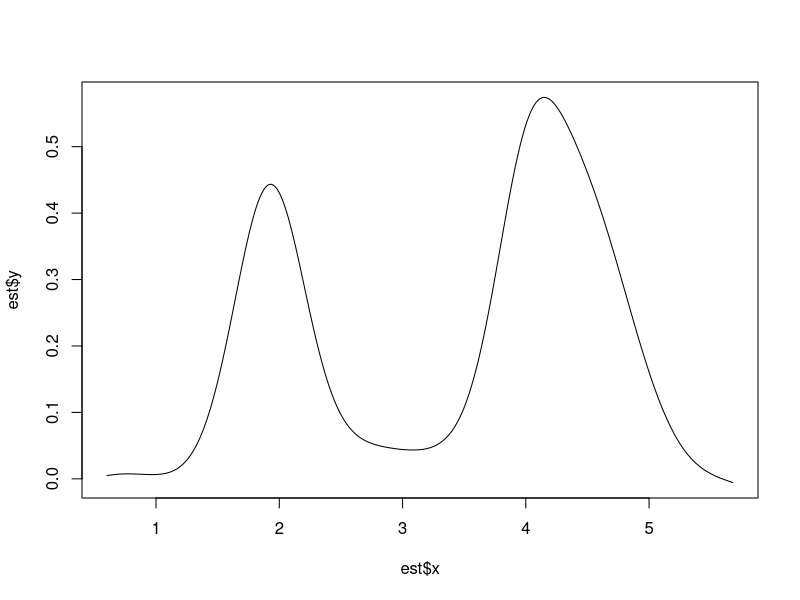
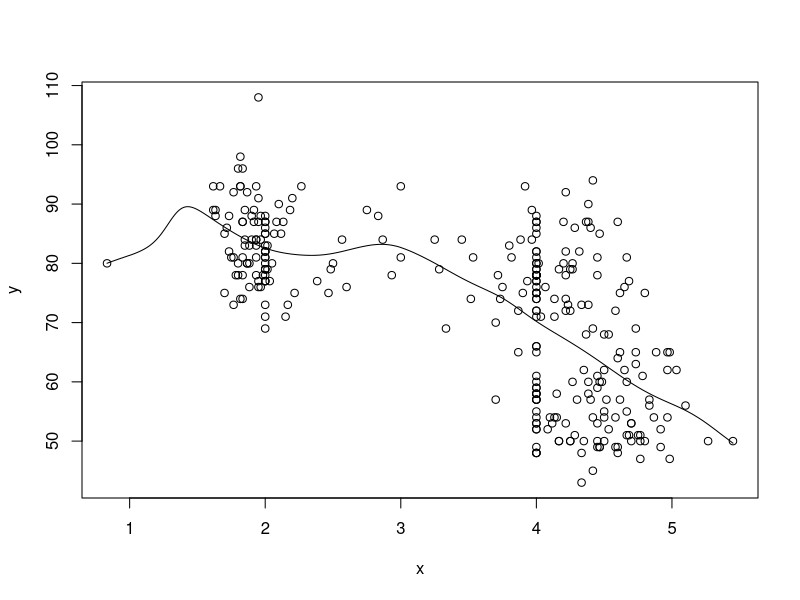

Write R code to recreate these figures, in order.
library(KernSmooth)


### Name: locpoly
### Title: Estimate Functions Using Local Polynomials
### Aliases: locpoly
### Keywords: smooth regression

### ** Examples

data(geyser, package = "MASS")
# local linear density estimate
x <- geyser$duration
est <- locpoly(x, bandwidth = 0.25)
plot(est, type = "l")

# local linear regression estimate
y <- geyser$waiting
plot(x, y)
fit <- locpoly(x, y, bandwidth = 0.25)
lines(fit)
